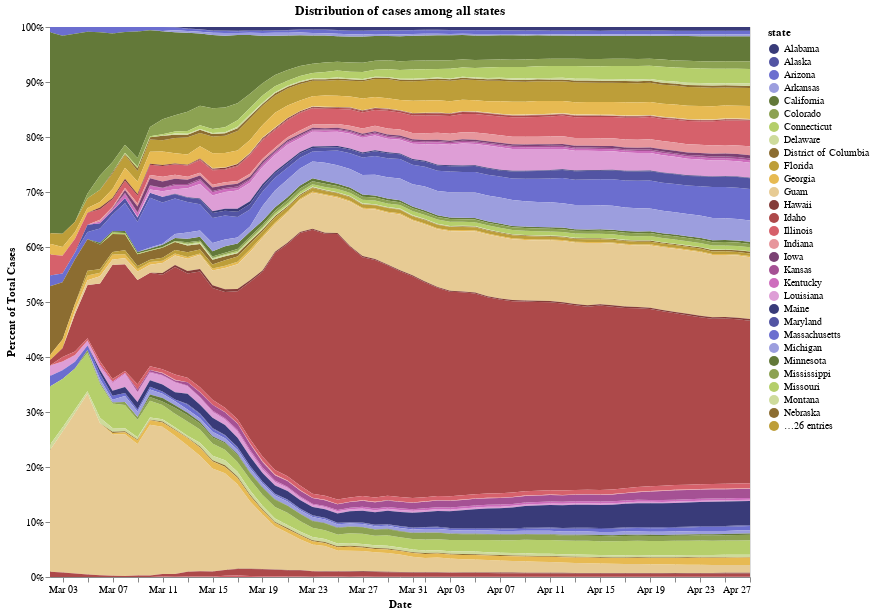

The notebook cell saved with this chart:
### Markdown cell above
## 6 - Examining percentage of cases compared to all states
The below chart maps which states have the majority of cases at a given date. We can see how Washington and California originally had majority of cases in the U.S., and how quickly New York took over, and continues to make up a large percentage of cases in the U.S.

### Code cell
chart = alt.Chart(recent_cases).mark_area().encode(
    x=alt.X('date:T', axis=alt.Axis(format='%b %d', title='Date')),
    y=alt.Y('cases:Q', stack="normalize", axis=alt.Axis(format='%', title='Percent of Total Cases')), 
#     x="date:T",
#     y=alt.Y("cases:Q", stack="normalize"),
    tooltip=['state', 'cases', 'date'],
    color= alt.Color('state:N', scale=alt.Scale(scheme='category20b'))

).properties(
    width=700,
    height=550,
    title="Distribution of cases among all states"
)

display(chart)

### Figure 1 — Vega-Lite specification as saved in the notebook (floating-point values rounded to 4 significant figures; data arrays with more than 128 entries replaced by an {"elided": "..."} marker saying what was removed)
{"config": {"view": {"continuousWidth": 400, "continuousHeight": 300}}, "data": {"name": "data-e7b893fcbf1086ca0d31243b63d65321"}, "mark": "area", "encoding": {"color": {"type": "nominal", "field": "state", "scale": {"scheme": "category20b"}}, "tooltip": [{"type": "nominal", "field": "state"}, {"type": "quantitative", "field": "cases"}, {"type": "temporal", "field": "date"}], "x": {"type": "temporal", "axis": {"format": "%b %d", "title": "Date"}, "field": "date"}, "y": {"type": "quantitative", "axis": {"format": "%", "title": "Percent of Total Cases"}, "field": "cases", "stack": "normalize"}}, "height": 550, "title": "Distribution of cases among all states", "width": 700, "$schema": "https://vega.github.io/schema/vega-lite/v4.8.1.json", "datasets": {"data-e7b893fcbf1086ca0d31243b63d65321": {"elided": "2841 records"}}}
